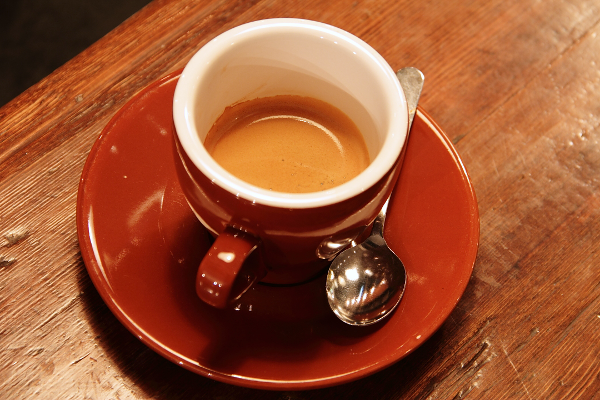
#> input picture skimage.data.coffee(), 600 x 400 px
$ python dl_05_low_light_enhancement.py
#> lines starting #> are read from the running program, lines starting #| are printed output that depends on the picture
"""Figures for DL 05 - Low-Light Image Enhancement.

Run from the repo root:
    .venv/bin/python scripts/figures/dl_05_low_light_enhancement.py
Writes PNGs to src/assets/deep-learning/dl-05-low-light-enhancement/.
All inputs are skimage.data images or synthetic arrays; the zero-reference toy
trains from scratch on CPU (capped at ~50 s).
"""
import time
from pathlib import Path

import matplotlib

matplotlib.use("Agg")
import cv2
import matplotlib.pyplot as plt
import numpy as np
import torch
import torch.nn as nn
import torch.nn.functional as F
from matplotlib.patches import FancyBboxPatch
from PIL import Image
from scipy import ndimage as ndi
from skimage import color, data, exposure, img_as_float
from skimage.transform import resize

OUT = Path(__file__).resolve().parents[2] / "src" / "assets" / "deep-learning" / "dl-05-low-light-enhancement"
OUT.mkdir(parents=True, exist_ok=True)

plt.rcParams.update({
    "font.size": 11,
    "axes.titlesize": 11,
    "figure.facecolor": "white",
    "axes.facecolor": "white",
    "savefig.facecolor": "white",
})
RNG = np.random.default_rng(7)
torch.manual_seed(0)
#> (this line was passed over: torch is not available in this run)
torch.set_num_threads(1)
#> (this line was passed over: torch is not available in this run)


def save(fig, name, colors=256):
    path = OUT / name
    fig.savefig(path, dpi=150, bbox_inches="tight")
    plt.close(fig)
    im = Image.open(path).convert("RGB")
    if im.width > 1600:
        im = im.resize((1600, round(im.height * 1600 / im.width)), Image.LANCZOS)
    if colors:
        im.quantize(colors=colors, method=Image.Quantize.MEDIANCUT).save(path, optimize=True)
    else:  # photographic panels: keep full color to avoid banding
        im.save(path, optimize=True)
    print(f"{name}: {path.stat().st_size / 1024:.0f} KB")


# [5 lines left out: function save_rgb, not called in this run]


def show(ax, img, title, cmap=None):
    ax.imshow(np.clip(img, 0, 1), cmap=cmap, vmin=0, vmax=1)
    ax.set_title(title)
    ax.axis("off")


# --- Low-light synthesis ------------------------------------------------------
GAMMA = 2.2  # simple stand-in for the sRGB transfer curve


def to_linear(x):
    return np.clip(x, 0, 1) ** GAMMA
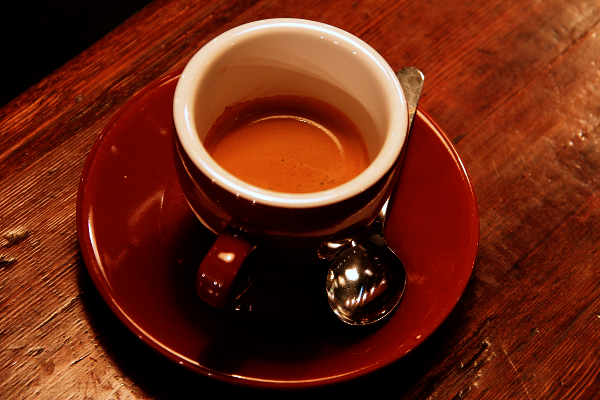
#> returned value: shape (400, 600, 3) float64; mean of channels 0, 1, 2 0.423, 0.152, 0.0738; drawn as R, G, B


def to_display(x):
    return np.clip(x, 0, 1) ** (1 / GAMMA)


def synth_low_light(clean, k=0.05, peak=2000.0, read_std=0.0008, rng=RNG):
    """Darken in linear light, add Poisson-Gaussian noise, re-encode, quantize to 8 bits."""
#> called with k = 0.05, peak = 2000, read_std = 0.0008
    lin = k * to_linear(clean)
    noisy = rng.poisson(lin * peak) / peak + rng.normal(0.0, read_std, lin.shape)
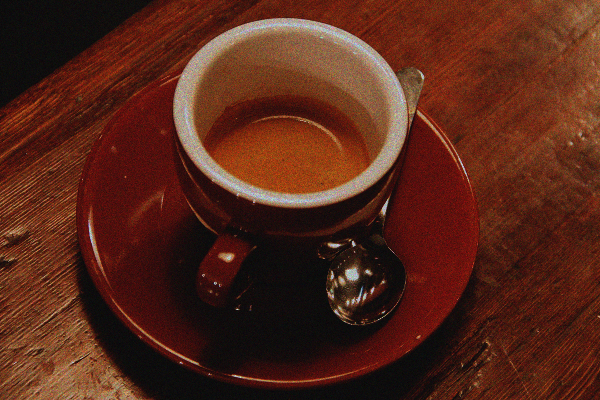
#> noisy: shape (400, 600, 3) float64; mean R, G, B 0.0211, 0.00762, 0.00369; drawn with min black and max white
    out = to_display(noisy)
#> in to_display (call 2), `return np.clip(x, 0, 1) ** (1 / GAMMA)`:
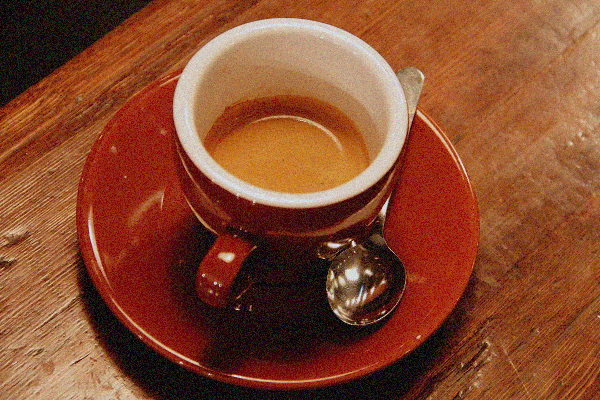
#> returned value: shape (400, 600, 3) float64; mean of channels 0, 1, 2 0.158, 0.086, 0.053; drawn with min black and max white
    return np.round(out * 255) / 255


clean = img_as_float(data.coffee())                # 400 x 600 x 3
dark_clean = to_display(0.05 * to_linear(clean))     # darkened, no noise
dark_noisy = synth_low_light(clean)                  # darkened + noise


def luma(rgb):
    return rgb @ np.array([0.299, 0.587, 0.114])


# --- Figure 1: synthetic low-light degradation ---------------------------------
def fig_degradation():
    naive = to_display(to_linear(dark_noisy) / 0.05)   # undo the exposure only
#> in to_display (call 3), `return np.clip(x, 0, 1) ** (1 / GAMMA)`:
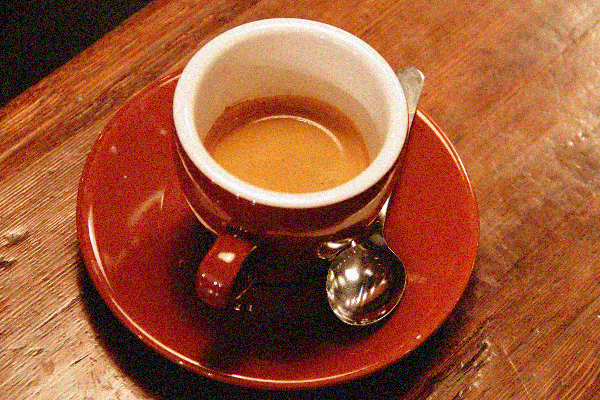
#> returned value: shape (400, 600, 3) float64; mean of channels 0, 1, 2 0.617, 0.335, 0.207; drawn as R, G, B
    imgs = [(clean, "Clean (normal light)"),
            (dark_clean, "x 0.05 light (linear)"),
            (dark_noisy, "+ Poisson-Gaussian noise"),
            (naive, "Noisy input x 20 (linear)")]
    fig, axs = plt.subplots(2, 4, figsize=(14, 5.6), gridspec_kw={"height_ratios": [3, 1.4]})
    for j, (im, t) in enumerate(imgs):
        show(axs[0, j], im, t)
        ax = axs[1, j]
        ax.hist(luma(np.clip(im, 0, 1)).ravel(), bins=64, range=(0, 1), color="0.35")
        ax.set_xlim(0, 1)
        ax.set_yticks([])
        ax.set_xlabel("luma Y")
#> this loop made 4 passes
#> t on passes 1 to 4: 'Clean (normal light)', 'x 0.05 light (linear)', '+ Poisson-Gaussian noise', 'Noisy input x 20 (linear)'
    fig.tight_layout()
    save(fig, "degradation.png", colors=None)
#> in save, `fig.savefig(path, dpi=150, bbox_inches="tight")`:
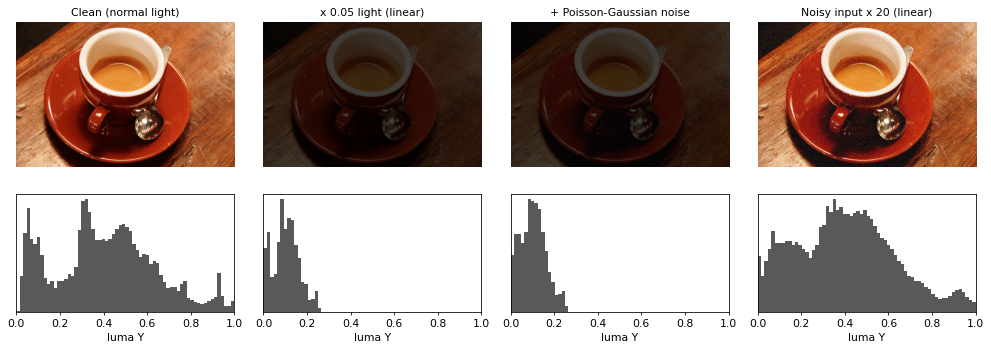
#> figure drawn by matplotlib, 8 panels


# --- Figure 2: brightness channels in different color spaces ----------------------
def rgb_to_hsi_intensity(rgb):
    return rgb.mean(axis=2)


# [219 lines left out: functions enhance_channel, fig_color_spaces, single_scale_retinex, multi_scale_retinex, he_on_y, clahe_on_l and 6 more, not called in this run]


# --- Figure 8 + compare pair: a zero-reference toy -------------------------------
def darken(img, k):
    return to_display(k * to_linear(img))


class TinyDCE(nn.Module):
    """A small Zero-DCE-style network: 8 iterations x 3 channels of alpha maps."""

    # [15 lines left out: functions __init__, forward, not called in this run]


def L_exp(y, E=0.6, p=16):
    return (F.avg_pool2d(y.mean(1, keepdim=True), p) - E).pow(2).mean()


def L_col(y):
    r, g, b = y.mean((2, 3)).unbind(1)
    return ((r - g) ** 2 + (r - b) ** 2 + (g - b) ** 2).mean()


def L_tv(a):
    return (a[..., 1:, :] - a[..., :-1, :]).pow(2).mean() + (a[..., :, 1:] - a[..., :, :-1]).pow(2).mean()


# [63 lines left out: functions L_spa, train_toy, run, fig_toy, not called in this run]


if __name__ == "__main__":
#> (the run stopped early here; a loop or call above may not have finished)
